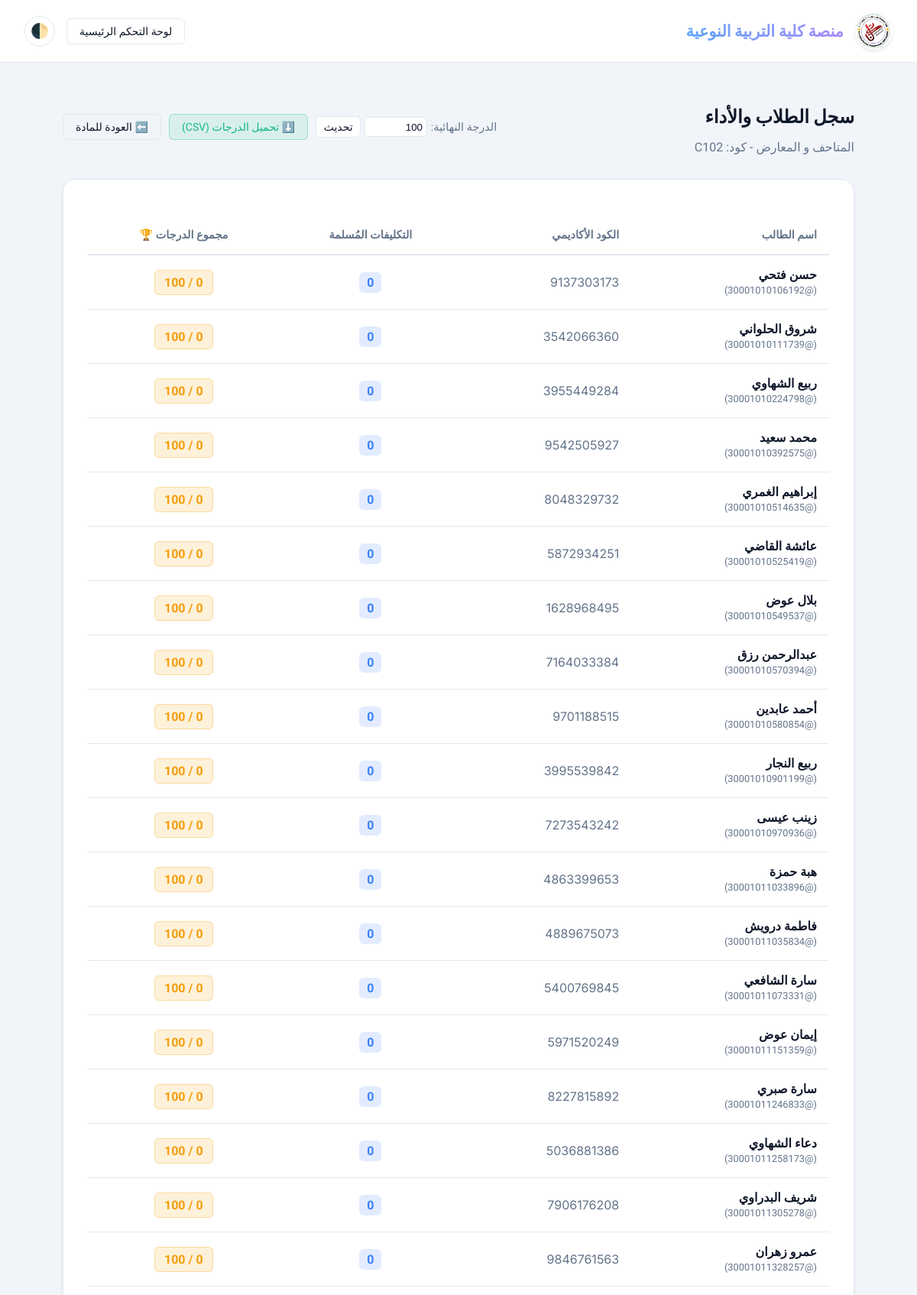
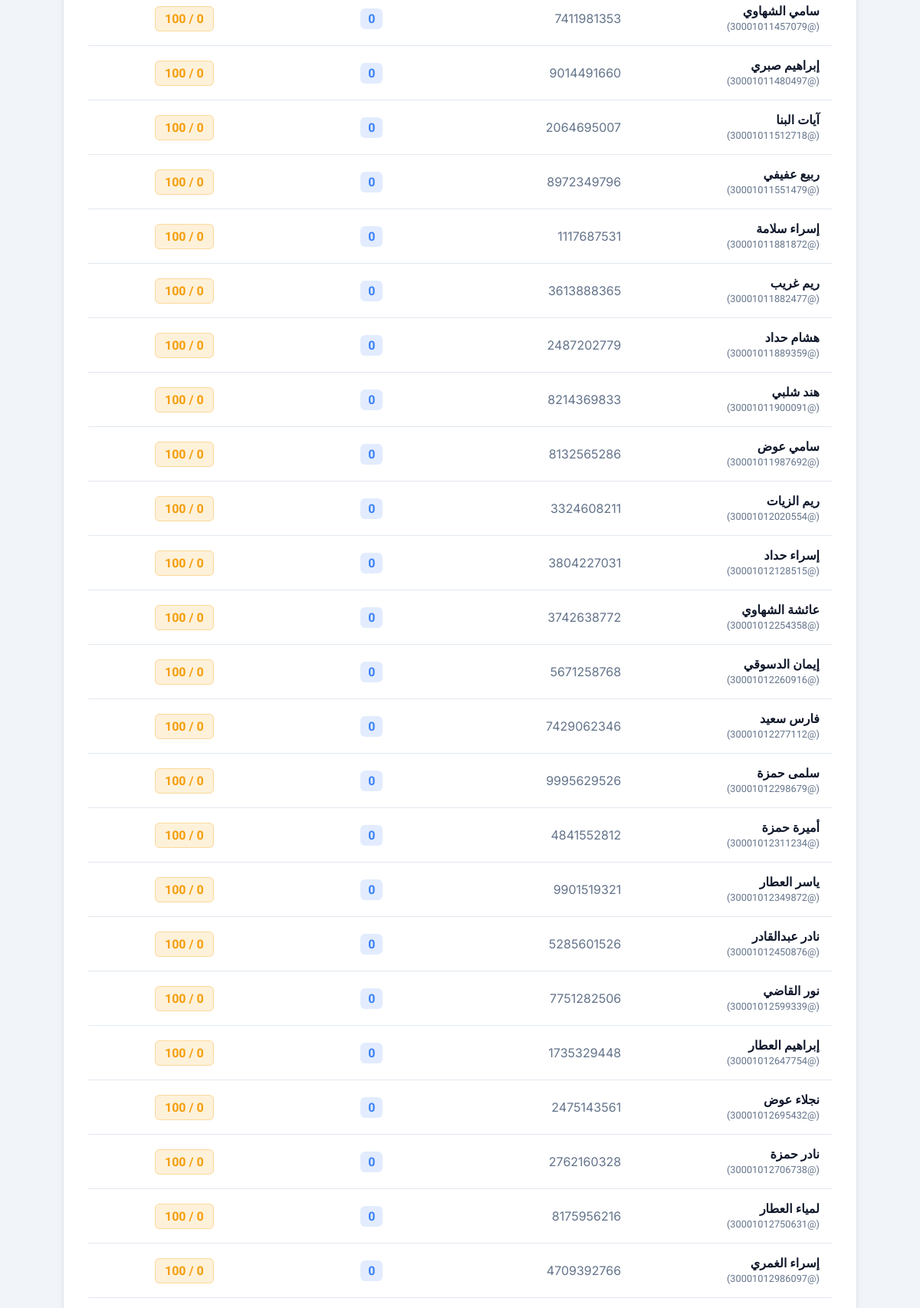
The app's page /subject/3/roster/ (signed in, upper part) with its own data (2 pictures, top to bottom).
### lms_app/models.py (models this page shows, shortened)
class Subject(models.Model):
    DAYS_OF_WEEK = (
        (0, 'Monday'),
        (1, 'Tuesday'),
        (2, 'Wednesday'),
        (3, 'Thursday'),
        (4, 'Friday'),
        (5, 'Saturday'),
        (6, 'Sunday'),
    )
    name = models.CharField(max_length=200)
    code = models.CharField(max_length=20, unique=True, null=True, blank=True, verbose_name="كود المادة")
    description = models.TextField(blank=True)
    official_book = models.FileField(upload_to=get_book_upload_path, blank=True, null=True)
    professor = models.ForeignKey(
        User,
        on_delete=models.SET_NULL,
        null=True,
        limit_choices_to={'role': User.Role.DOCTOR},
        related_name='subjects_taught'
    )
    lecture_day = models.IntegerField(choices=DAYS_OF_WEEK, null=True, blank=True)
    academic_year = models.IntegerField(choices=User.ACADEMIC_YEAR_CHOICES, default=1)
    max_total_grade = models.IntegerField(default=100)
    @property
    def students(self):
        return self.enrolled_students.filter(role=User.Role.STUDENT)

class User(AbstractUser):
    class Role(models.TextChoices):
        ADMIN = 'ADMIN', _('Admin')
        DOCTOR = 'DOCTOR', _('Doctor')
        STUDENT = 'STUDENT', _('Student')
    ACADEMIC_YEAR_CHOICES = (
        (1, 'First Year'),
        (2, 'Second Year'),
        (3, 'Third Year'),
        (4, 'Fourth Year'),
    )
    role = models.CharField(max_length=20, choices=Role.choices, default=Role.STUDENT)
    university_id = models.CharField(max_length=20, unique=True, null=True, blank=True)
    department = models.CharField(max_length=100, blank=True)
    academic_year = models.IntegerField(choices=ACADEMIC_YEAR_CHOICES, default=1, null=True, blank=True)
    section_group = models.IntegerField(
        null=True,
        blank=True,
        help_text=_('Section 1 to 5')
    )
    date_of_birth = models.DateField(null=True, blank=True)
    gender = models.CharField(max_length=10, choices=[('Male', 'Male'), ('Female', 'Female')], null=True, blank=True)
    needs_review = models.BooleanField(default=False, help_text=_('Flagged for manual review (e.g. English name translation)'))
    profile_picture = models.ImageField(upload_to='profile_pics/', blank=True, null=True)
    registered_subjects = models.ManyToManyField('Subject', blank=True, related_name='enrolled_students')
    REQUIRED_FIELDS = ['email', 'role']

### lms_app/views.py (the view)
# urls.py: path('subject/<int:subject_id>/roster/', views.subject_roster, name='subject_roster'),
@login_required(login_url='/login/')
@user_passes_test(is_doctor, login_url='/login/')
def subject_roster(request, subject_id):
    subject = get_object_or_404(Subject, id=subject_id)
    if subject.professor != request.user:
        messages.error(request, "غير مصرح لك بعرض بيانات هذه المادة")
        return HttpResponseRedirect(request.META.get('HTTP_REFERER', '/doctor/dashboard/'))
    assign_sum = Submission.objects.filter(
        student=OuterRef('pk'), assignment__subject=subject
    ).values('student').annotate(total=Sum('grade')).values('total')
    assign_count = Submission.objects.filter(
        student=OuterRef('pk'), assignment__subject=subject
    ).values('student').annotate(c=Count('id')).values('c')
    exam_sum = ExamAttempt.objects.filter(
        student=OuterRef('pk'), exam__subject=subject, exam__exam_type='LECTURE', is_submitted=True
    ).values('student').annotate(total=Sum('score')).values('total')
    exam_count = ExamAttempt.objects.filter(
        student=OuterRef('pk'), exam__subject=subject, exam__exam_type='LECTURE', is_submitted=True
    ).values('student').annotate(c=Count('id')).values('c')
    students = list(subject.students.annotate(
        submission_count=Coalesce(Subquery(assign_count, output_field=IntegerField()), 0),
        assignment_grade=Coalesce(Subquery(assign_sum, output_field=IntegerField()), 0),
        exam_attempt_count=Coalesce(Subquery(exam_count, output_field=IntegerField()), 0),
        exam_grade=Coalesce(Subquery(exam_sum, output_field=IntegerField()), 0),
    ).annotate(
        total_grade=F('assignment_grade') + F('exam_grade')
    ).order_by('username').prefetch_related(
        Prefetch('exam_attempts', queryset=ExamAttempt.objects.filter(exam__subject=subject, exam__exam_type='LECTURE', is_submitted=True), to_attr='subject_exam_attempts')
    ))
    exams = Exam.objects.filter(subject=subject, exam_type='LECTURE').order_by('created_at')
    for student in students:
        attempt_dict = {attempt.exam_id: attempt.score for attempt in student.subject_exam_attempts}
        student.ordered_exam_scores = [attempt_dict.get(exam.id, None) for exam in exams]
    return render(request, 'subject_roster.html', {
        'subject': subject,
        'students': students,
        'exams': exams
    })

### lms_app/context_processors.py (called while the page is built)
def active_announcement(request):
    return {
        'GLOBAL_ANNOUNCEMENT': GlobalAnnouncement.objects.filter(is_active=True).last()
    }

def user_notifications(request):
    if request.user.is_authenticated:
        return {'USER_NOTIFICATIONS': request.user.notifications.filter(is_read=False).order_by('-created_at')}
    return {'USER_NOTIFICATIONS': []}

### lms_app/views.py (called while the page is built)
def is_doctor(user):
    return user.is_authenticated and user.role == User.Role.DOCTOR

### lms_app/templates/subject_roster.html (shortened to what this page needs)
{% load static %}
<!DOCTYPE html>
<html lang="ar" dir="rtl">
<head>
</head>
<body>
    <nav class="navbar">
                <a style="display: flex; align-items: center; gap: 15px; text-decoration: none;" href="
    {% if request.user.is_authenticated %}
        {% if request.user.role == 'STUDENT' %}
            {% url 'student_dashboard' %}
        {% elif request.user.role == 'DOCTOR' %}
            {% url 'doctor_dashboard' %}
        {% else %}
            {% url 'login' %}
        {% endif %}
    {% else %}
        {% url 'login' %}
    {% endif %}
">
            <img src="{% static 'images/logo_nav.png' %}" alt="University Logo" style="height: 45px; width: 45px; object-fit: contain; background-color: white; border-radius: 50%; padding: 2px; box-shadow: 0 2px 4px rgba(0,0,0,0.1);">
            <h1 style="font-family: 'Cairo', sans-serif !important; font-weight: 700; font-size: 1.3rem; color: var(--text-primary); margin: 0;">منصة كلية التربية النوعية</h1>
        </a>
        <div style="display: flex; align-items: center; gap: 15px;">
            <a href="{% url 'doctor_dashboard' %}" class="action-btn">لوحة التحكم الرئيسية</a>
            <button id="theme-toggle" type="button" class="btn" style="background: var(--surface-card); border: 1px solid var(--border-color); color: var(--text-primary); border-radius: 50%; width: 40px; height: 40px; display: flex; align-items: center; justify-content: center; font-size: 1.2rem; cursor: pointer; transition: all 0.3s ease; padding: 0;">🌓</button>
        </div>
    </nav>
    <div class="container">
        <div style="display: flex; justify-content: space-between; align-items: center; margin-bottom: 2rem;">
            <div>
                <h2 style="margin: 0; color: var(--text-primary);">سجل الطلاب والأداء</h2>
                <p style="color: var(--text-muted); margin: 0.5rem 0 0 0;">{{ subject.name }} - كود: {{ subject.code }}</p>
            </div>
            <div style="display: flex; gap: 10px;">
                <form action="{% url 'update_subject_grade' subject.id %}" method="post" style="display: flex; gap: 5px; align-items: center;">
                    <label for="max_grade" style="color: var(--text-muted); font-size: 0.9rem;">الدرجة النهائية:</label>
                    <input type="number" name="max_grade" value="{{ subject.max_total_grade }}" min="1" style="width: 70px; padding: 0.3rem; border: 1px solid var(--border-color); border-radius: 4px; background: var(--surface-card); color: var(--text-primary);">
                    <button type="submit" class="action-btn" style="padding: 0.3rem 0.6rem; background: var(--surface-card);">تحديث</button>
                </form>
                <a href="{% url 'export_grades_csv' subject.id %}" class="action-btn" style="background-color: rgba(16, 185, 129, 0.1); color: #10b981; border-color: rgba(16, 185, 129, 0.3);">⬇️ تحميل الدرجات (CSV)</a>
                <a href="{% url 'subject_detail' subject.id %}" class="action-btn">⬅️ العودة للمادة</a>
            </div>
        </div>
        <div class="interactive-card">
            <table>
                <thead>
                    <tr style="border-bottom: 2px solid var(--border-color);">
                        <th style="white-space: nowrap;">اسم الطالب</th>
                        <th style="white-space: nowrap;">الكود الأكاديمي</th>
                        <th style="white-space: nowrap; text-align: center;">التكليفات المُسلمة</th>
                        <th style="white-space: nowrap; text-align: center;">مجموع الدرجات 🏆</th>
                    </tr>
                </thead>
                <tbody>
                    {% for student in students %}
                    <tr>
                        <td style="font-weight: 600; white-space: nowrap;">{{ student.first_name }} {{ student.last_name }} <br><span style="color: var(--text-muted); font-size: 0.8rem; font-weight: normal;">(@{{ student.username }})</span></td>
                        <td class="inter-font" style="color: var(--text-muted); white-space: nowrap; vertical-align: middle;">{{ student.university_id|default:"-" }}</td>
                        <td style="text-align: center; vertical-align: middle;"><span style="background: rgba(59, 130, 246, 0.15); color: #3b82f6; padding: 4px 10px; border-radius: 6px; font-weight: bold;">{{ student.submission_count }}</span></td>
                        <td style="text-align: center; vertical-align: middle;"><span style="background: rgba(245, 158, 11, 0.15); color: #f59e0b; border: 1px solid rgba(245, 158, 11, 0.3); padding: 6px 12px; border-radius: 6px; font-weight: bold;">{{ student.total_grade }} / {{ subject.max_total_grade }}</span></td>
                    </tr>
                    {% empty %}
                    <tr>
                        <td colspan="100" style="text-align: center; color: var(--text-muted); padding: 2rem;">لا يوجد طلاب مسجلين في هذه المادة.</td>
                    </tr>
                    {% endfor %}
                </tbody>
            </table>
        </div>
    </div>
</body>
</html>

### lms_app/templates/subject_roster.html (style rules this page uses)
body, p, span, div, td, th { font-family: 'Tajawal', sans-serif !important; }
h1, h2, h3, h4, h5, h6 { font-family: 'Cairo', sans-serif !important; font-weight: 700; }
.badge, .inter-font { font-family: 'Inter', 'Tajawal', sans-serif !important; }
:root { --bg-main: #f1f5f9; --surface-card: #ffffff; --text-primary: #0f172a; --text-muted: #64748b; --brand-primary: #4f46e5; --brand-hover: #4338ca; --border-color: #e2e8f0; --shadow-sm: 0 1px 3px rgba(0,0,0,0.1); --shadow-md: 0 4px 6px -1px rgba(0,0,0,0.1); --shadow-hover: 0 20px 25px -5px rgba(79, 70, 229, 0.15); --transition-speed: 0.3s; }
body { background-color: var(--bg-main) !important; color: var(--text-primary) !important; transition: background-color var(--transition-speed) ease, color var(--transition-speed) ease; margin: 0; min-height: 100vh; }
.navbar { width: 100%; background: var(--surface-card); backdrop-filter: blur(10px); border-bottom: 1px solid var(--border-color); padding: 1rem 2rem; display: flex; justify-content: space-between; align-items: center; box-sizing: border-box; position: sticky; top: 0; z-index: 100; }
.navbar h1 { margin: 0; font-size: 1.25rem; background: linear-gradient(to right, #60a5fa, #a78bfa); -webkit-background-clip: text; -webkit-text-fill-color: transparent; }
.container { max-width: 1100px; width: 100%; margin: 0 auto; padding: 3rem 2rem; box-sizing: border-box; }
.interactive-card { background-color: var(--surface-card) !important; border: 1px solid var(--border-color) !important; border-radius: 16px !important; box-shadow: var(--shadow-md) !important; padding: 2rem; overflow-x: auto; }
.action-btn { background-color: transparent; color: var(--text-primary); border: 1px solid var(--border-color); padding: 0.5rem 1rem; border-radius: 6px; text-decoration: none; font-size: 0.875rem; transition: all 0.2s; display: inline-block; }
table { width: 100%; border-collapse: collapse; text-align: right; margin-top: 1rem; }
th { background-color: var(--surface-card); color: var(--text-muted); padding: 1rem; font-size: 0.9rem; border-bottom: 2px solid var(--border-color); }
td { padding: 1rem; color: var(--text-primary); border-bottom: 1px solid var(--border-color); transition: background-color 0.2s; }

### records on screen
Subject: name "المتاحف و المعارض", code "C102", max_grade "100", max_total_grade "100"
User: first_name "حسن", last_name "فتحي", username "30001010106192", university_id "9137303173", submission_count "0"
User: first_name "شروق", last_name "الحلواني", username "30001010111739", university_id "3542066360", submission_count "0"
User: first_name "ربيع", last_name "الشهاوي", username "30001010224798", university_id "3955449284", submission_count "0"
User: first_name "محمد", last_name "سعيد", username "30001010392575", university_id "9542505927", submission_count "0"
User: first_name "إبراهيم", last_name "الغمري", username "30001010514635", university_id "8048329732", submission_count "0"
User: first_name "عائشة", last_name "القاضي", username "30001010525419", university_id "5872934251", submission_count "0"
User: first_name "بلال", last_name "عوض", username "30001010549537", university_id "1628968495", submission_count "0"
User: first_name "عبدالرحمن", last_name "رزق", username "30001010570394", university_id "7164033384", submission_count "0"
User: first_name "أحمد", last_name "عابدين", username "30001010580854", university_id "9701188515", submission_count "0"
User: first_name "ربيع", last_name "النجار", username "30001010901199", university_id "3995539842", submission_count "0"
User: first_name "زينب", last_name "عيسى", username "30001010970936", university_id "7273543242", submission_count "0"
User: first_name "هبة", last_name "حمزة", username "30001011033896", university_id "4863399653", submission_count "0"
User: first_name "فاطمة", last_name "درويش", username "30001011035834", university_id "4889675073", submission_count "0"
User: first_name "سارة", last_name "الشافعي", username "30001011073331", university_id "5400769845", submission_count "0"
User: first_name "إيمان", last_name "عوض", username "30001011151359", university_id "5971520249", submission_count "0"
User: first_name "سارة", last_name "صبري", username "30001011246833", university_id "8227815892", submission_count "0"
User: first_name "دعاء", last_name "الشهاوي", username "30001011258173", university_id "5036881386", submission_count "0"
User: first_name "شريف", last_name "البدراوي", username "30001011305278", university_id "7906176208", submission_count "0"
User: first_name "عمرو", last_name "زهران", username "30001011328257", university_id "9846761563", submission_count "0"
User: first_name "سامي", last_name "الشهاوي", username "30001011457079", university_id "7411981353", submission_count "0"
User: first_name "إبراهيم", last_name "صبري", username "30001011480497", university_id "9014491660", submission_count "0"
User: first_name "آيات", last_name "البنا", username "30001011512718", university_id "2064695007", submission_count "0"
User: first_name "ربيع", last_name "عفيفي", username "30001011551479", university_id "8972349796", submission_count "0"
User: first_name "إسراء", last_name "سلامة", username "30001011881872", university_id "1117687531", submission_count "0"
User: first_name "ريم", last_name "غريب", username "30001011882477", university_id "3613888365", submission_count "0"
User: first_name "هشام", last_name "حداد", username "30001011889359", university_id "2487202779", submission_count "0"
User: first_name "هند", last_name "شلبي", username "30001011900091", university_id "8214369833", submission_count "0"
User: first_name "سامي", last_name "عوض", username "30001011987692", university_id "8132565286", submission_count "0"
User: first_name "ريم", last_name "الزيات", username "30001012020554", university_id "3324608211", submission_count "0"
User: first_name "إسراء", last_name "حداد", username "30001012128515", university_id "3804227031", submission_count "0"
User: first_name "عائشة", last_name "الشهاوي", username "30001012254358", university_id "3742638772", submission_count "0"
User: first_name "إيمان", last_name "الدسوقي", username "30001012260916", university_id "5671258768", submission_count "0"
User: first_name "فارس", last_name "سعيد", username "30001012277112", university_id "7429062346", submission_count "0"
User: first_name "سلمى", last_name "حمزة", username "30001012298679", university_id "9995629526", submission_count "0"
User: first_name "أميرة", last_name "حمزة", username "30001012311234", university_id "4841552812", submission_count "0"
User: first_name "ياسر", last_name "العطار", username "30001012349872", university_id "9901519321", submission_count "0"
User: first_name "نادر", last_name "عبدالقادر", username "30001012450876", university_id "5285601526", submission_count "0"
User: first_name "نور", last_name "القاضي", username "30001012599339", university_id "7751282506", submission_count "0"
User: first_name "إبراهيم", last_name "العطار", username "30001012647754", university_id "1735329448", submission_count "0"
User: first_name "نجلاء", last_name "عوض", username "30001012695432", university_id "2475143561", submission_count "0"
User: first_name "نادر", last_name "حمزة", username "30001012706738", university_id "2762160328", submission_count "0"
User: first_name "لمياء", last_name "العطار", username "30001012750631", university_id "8175956216", submission_count "0"
User: first_name "إسراء", last_name "الغمري", username "30001012986097", university_id "4709392766", submission_count "0"
